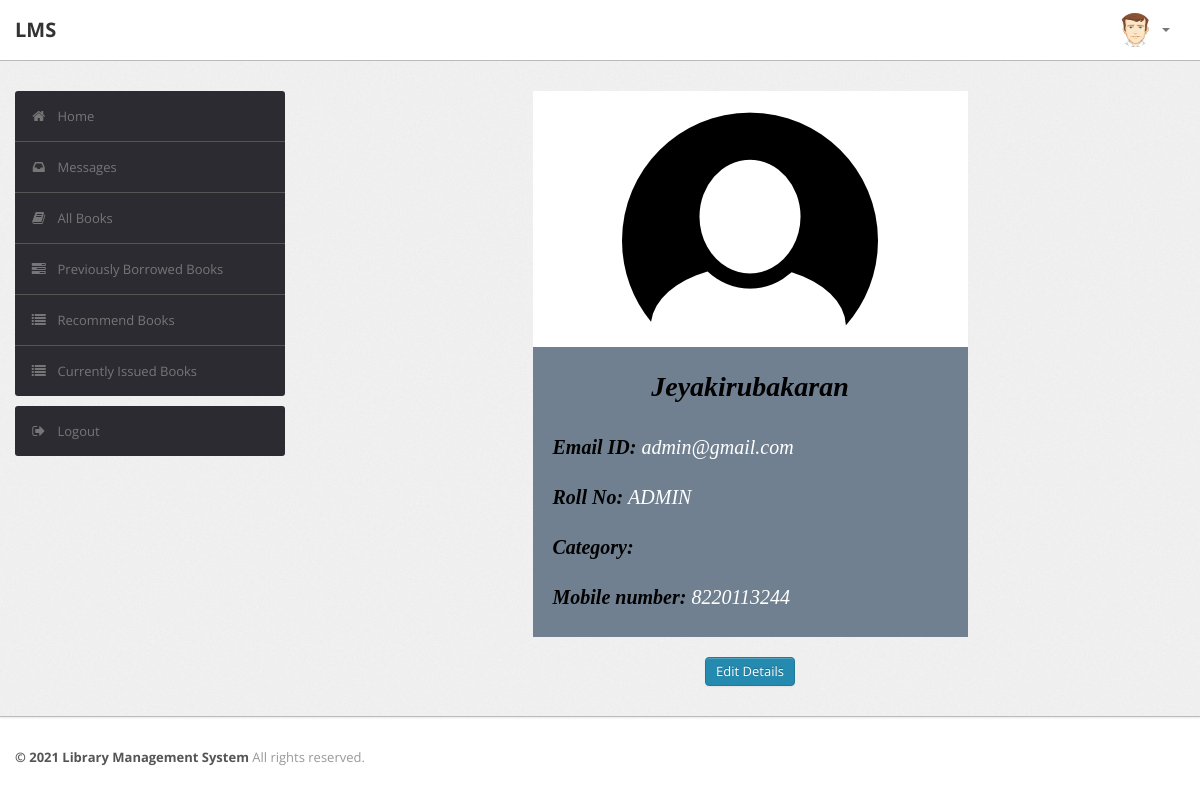
The page /student/index.php (signed in) on the database its author committed.
### tables this page shows
CREATE TABLE `user` (
  `RollNo` varchar(50) NOT NULL,
  `Name` varchar(50) DEFAULT NULL,
  `Type` varchar(50) DEFAULT NULL,
  `Category` varchar(50) DEFAULT NULL,
  `EmailId` varchar(50) DEFAULT NULL,
  `MobNo` bigint(11) DEFAULT NULL,
  `Password` varchar(50) DEFAULT NULL
);

### student/index.php (the view, shortened to what this page needs)
<?php
require('dbconn.php');
?>
<!DOCTYPE html>
<html lang="en">
    <head>
        <link type="text/css" href="bootstrap/css/bootstrap.min.css" rel="stylesheet">
        <link type="text/css" href="bootstrap/css/bootstrap-responsive.min.css" rel="stylesheet">
        <link type="text/css" href="css/theme.css" rel="stylesheet">
        <link type="text/css" href="images/icons/css/font-awesome.css" rel="stylesheet">
    </head>
    <body>
        <div class="navbar navbar-fixed-top">
            <div class="navbar-inner">
                <div class="container">
                        <a class="brand" href="index.php">LMS </a>
                    <div class="nav-collapse collapse navbar-inverse-collapse">
                        <ul class="nav pull-right">
                            <li class="nav-user dropdown"><a href="#" class="dropdown-toggle" data-toggle="dropdown">
                                <img src="images/user.png" class="nav-avatar" />
                                <b class="caret"></b></a>
                            </li>
                        </ul>
                    </div>
                </div>
            </div>
        </div>
        <div class="wrapper">
            <div class="container">
                <div class="row">
                    <div class="span3">
                        <div class="sidebar">
                            <ul class="widget widget-menu unstyled">
                                <li class="active"><a href="index.php"><i class="menu-icon icon-home"></i>Home
                                </a></li>
                                 <li><a href="message.php"><i class="menu-icon icon-inbox"></i>Messages</a>
                                </li>
                                <li><a href="book.php"><i class="menu-icon icon-book"></i>All Books </a></li>
                                <li><a href="history.php"><i class="menu-icon icon-tasks"></i>Previously Borrowed Books </a></li>
                                <li><a href="recommendations.php"><i class="menu-icon icon-list"></i>Recommend Books </a></li>
                                <li><a href="current.php"><i class="menu-icon icon-list"></i>Currently Issued Books </a></li>
                            </ul>
                            <ul class="widget widget-menu unstyled">
                                <li><a href="logout.php"><i class="menu-icon icon-signout"></i>Logout </a></li>
                            </ul>
                        </div>
                    </div>
                    <div class="span9">
                    	<center>
                           	<div class="card" style="width: 50%;">
                    			<img class="card-img-top" src="images/profile2.png" alt="Card image cap">
                    			<div class="card-body">
                                <?php
                                $rollno = $_SESSION['RollNo'];
                                $sql="select * from LMS.user where RollNo='$rollno'";
                                $result=$conn->query($sql);
                                $row=$result->fetch_assoc();
                                $name=$row['Name'];
                                $category=$row['Category'];
                                $email=$row['EmailId'];
                                $mobno=$row['MobNo'];
                                ?>
                    				<i>
                    				<h1 class="card-title"><center><?php echo $name ?></center></h1>
                    				<br>
                    				<p><b>Email ID: </b><?php echo $email ?></p>
                    				<br>
                    				<p><b>Roll No: </B><?php echo $rollno ?></p>
                    				<br>
                    				<p><b>Category: </b><?php echo $category ?></p>
                    				<br>
                    				<p><b>Mobile number: </b><?php echo $mobno ?></p>
                                </i>
                    			</div>
                    		</div>
                            <br>
                            <a href="edit_student_details.php" class="btn btn-primary">Edit Details</a>
      					</center>
                    </div>
                </div>
            </div>
        </div>
<div class="footer">
            <div class="container">
                <b class="copyright">&copy; 2021 Library Management System </b>All rights reserved.
            </div>
        </div>
    </body>
</html>

### student/css/theme.css (style rules this page uses)
body { font-size: 13px; font-family: 'Open Sans', Arial, sans-serif; background: #fff; color: #777 }
h1, h2, h3, h4, h5, h6 { color: #333; margin-top: 0 }
h1 { font-size: 28px }
strong, b { color: #555 }
.wrapper { background: url(../images/bg.png) #eee; border-bottom: 1px solid #bbb; -webkit-box-shadow: 0 1px 2px rgba(0,0,0,0.1); -moz-box-shadow: 0 1px 2px rgba(0,0,0,0.1); box-shadow: 0 1px 2px rgba(0,0,0,0.1); padding: 30px 0 }
.footer { color: #999; padding: 30px 0 60px }
body [class^="icon-"], body [class*=" icon-"] { font-size: 14px; line-height: 20px; height: 20px }
.navbar { position: static!important; margin: 0!important }
.navbar .navbar-inner { background: #fff; border-bottom: 1px solid #bbb; -webkit-box-shadow: 0 1px 2px rgba(0,0,0,0.15); -moz-box-shadow: 0 1px 2px rgba(0,0,0,0.15); box-shadow: 0 1px 2px rgba(0,0,0,0.15) }
.navbar .brand { color: #333; font-weight: bold; font-size: 20px; margin-right: 20px; padding: 20px }
.navbar .nav>li>a { padding: 20px 15px; font-weight: bold; color: #777 }
.nav-user>a { height: 20px }
.nav-avatar { width: 34px; height: 34px; margin: -7px 5px 0 0; -webkit-border-radius: 50%; -moz-border-radius: 50%; border-radius: 50% }
.btn, .btn-box { -webkit-border-radius: 3px; -moz-border-radius: 3px; border-radius: 3px }
.btn { font-size: 13px; font-weight: 600 }
.btn { display: inline-block; margin-bottom: 0; font-weight: 400; text-align: center; vertical-align: middle; cursor: pointer; background-image: none; border: 1px solid transparent; white-space: nowrap; padding: 4px 10px; font-size: 13px; line-height: 1.42857; border-radius: 4px; -webkit-user-select: none; -moz-user-select: none; -ms-user-select: none; user-select: none }
.btn-primary { color: #fff; background-color: #248aaf; border-color: #20799a }
.widget-menu { background: #fff; -webkit-border-radius: 3px; -moz-border-radius: 3px; border-radius: 3px; overflow: hidden }
.widget-menu a { color: #555; display: block; line-height: 20px; padding: 15px; text-decoration: none!important }
.widget-menu .menu-icon { margin-right: 10px; color: #767676; -webkit-transition: all .2s ease-in-out; -moz-transition: all .2s ease-in-out; transition: all .2s ease-in-out; }
.widget-menu>li+li { border-top: 1px solid #555 }
.widget-menu>li>a { background-color: #2d2b32; color: #767676; -webkit-transition: all .2s ease-in-out; -moz-transition: all .2s ease-in-out; transition: all .2s ease-in-out; }
.card { border: 2px; font-family: "Times New Roman", Times, serif; background: rgb(255, 255, 255); }
.card-body { padding: 20px; background: rgb(112, 128, 144); text-align: left; color: rgb(255, 255, 255); }
.card-body p { font-size: 20px; }
.card-body h1 { color: rgb(0, 0, 0); }
.card-body b { color: rgb(0, 0 , 0); }

### rows shown on the page
user: Name "Jeyakirubakaran", EmailId "admin@gmail.com", MobNo "8220113244"

### other values the page prints
$rollno "ADMIN"
